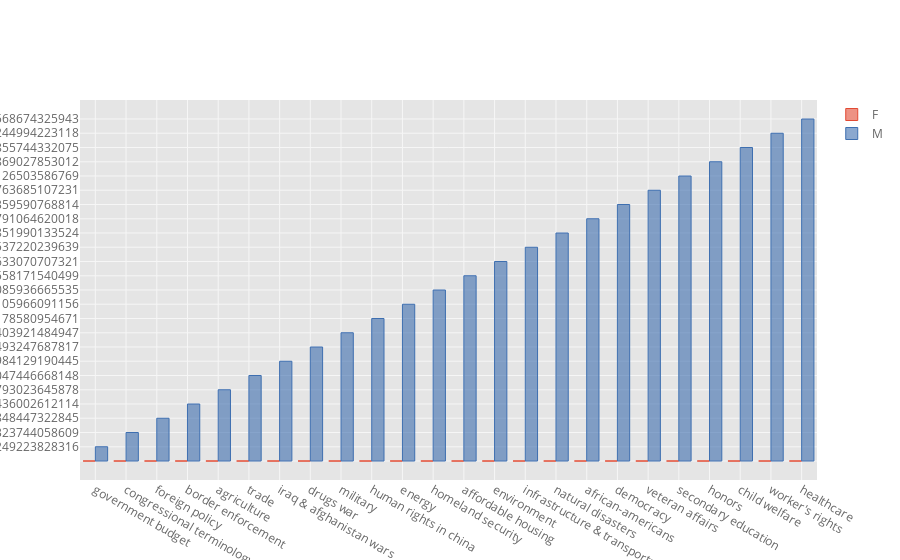

The notebook cell saved with this chart:
### Markdown cell above
### Republicans

### Code cell
clustered_mps\
    .query("party=='Republican'")\
    .groupby("gender")\
    .median()\
    .diff()\
    .rename(columns=lambda x: topic_dict(x))[topic_sorter]\
    .T\
    .iplot(kind="bar")

### Figure 1 — Plotly figure (JSON) as saved in the notebook; plotly's stock layout.template omitted (floating-point values rounded to 4 significant figures)
{"data": [{"marker": {"color": "rgba(226, 74, 51, 0.6)", "line": {"color": "rgba(226, 74, 51, 1.0)", "width": 1}}, "name": "F", "orientation": "v", "text": "", "type": "bar", "x": ["government budget", "congressional terminology", "foreign policy", "border enforcement", "agriculture", "trade", "iraq & afghanistan wars", "drugs war", "military", "human rights in china", "energy", "homeland security", "affordable housing", "environment", "infrastructure & transportation", "natural disasters", "african-americans", "democracy", "veteran affairs", "secondary education", "honors", "child welfare", "worker's rights", "healthcare"], "y": ["", "", "", "", "", "", "", "", "", "", "", "", "", "", "", "", "", "", "", "", "", "", "", ""]}, {"marker": {"color": "rgba(62, 111, 176, 0.6)", "line": {"color": "rgba(62, 111, 176, 1.0)", "width": 1}}, "name": "M", "orientation": "v", "text": "", "type": "bar", "x": ["government budget", "congressional terminology", "foreign policy", "border enforcement", "agriculture", "trade", "iraq & afghanistan wars", "drugs war", "military", "human rights in china", "energy", "homeland security", "affordable housing", "environment", "infrastructure & transportation", "natural disasters", "african-americans", "democracy", "veteran affairs", "secondary education", "honors", "child welfare", "worker's rights", "healthcare"], "y": [0.0109, 0.007363, 0.001083, 0.002974, 0.0007982, 0.001247, -0.0004332, 0.000102, -0.0007792, -0.000159, 0.0009024, -0.0003544, -0.0005729, 0.0005322, -0.0006341, -0.001691, -0.001139, -0.0002123, -0.009266, 0.001967, -0.008279, -0.005731, -0.004594, -0.02586]}], "layout": {"legend": {"bgcolor": "#FFFFFF", "font": {"color": "#666666"}}, "paper_bgcolor": "#FFFFFF", "plot_bgcolor": "#E5E5E5", "titlefont": {"color": "#151516"}, "xaxis1": {"gridcolor": "#F6F6F6", "showgrid": true, "tickfont": {"color": "#666666"}, "title": "", "titlefont": {"color": "#666666"}, "zerolinecolor": "#F6F6F6"}, "yaxis1": {"gridcolor": "#F6F6F6", "showgrid": true, "tickfont": {"color": "#666666"}, "title": "", "titlefont": {"color": "#666666"}, "zerolinecolor": "#F6F6F6"}}}
